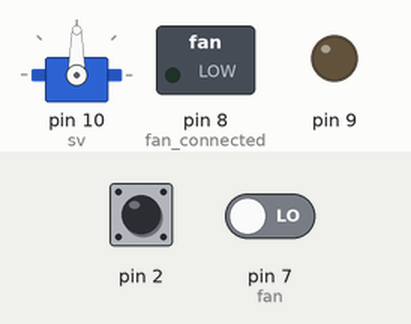
Recording of a sketch running on a simulated Arduino Uno, built with avr-gcc and run on an emulated ATmega328P. Parts: servo, switched loads named in the sketch (green lamp = pin HIGH), output pins drawn as LEDs (lit = HIGH). The inputs (shaded band) are chosen by the test bench; at power-on: pin 7 (fan) LOW, pin 2 LOW.

Above: at 1.2 s.
1.3 s: pin 7 (fan) driven HIGH
At 2.5 s:
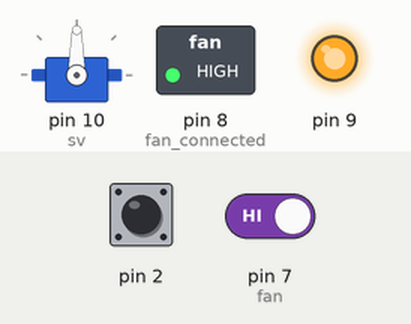
2.8 s: pin 7 (fan) driven LOW
At 3.7 s:
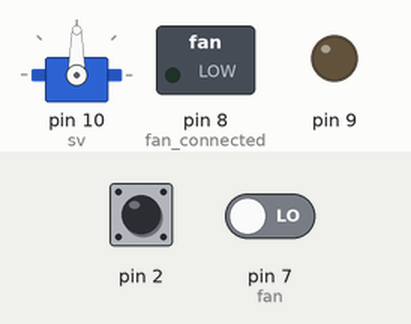
4.3 s: pin 2 pulsed HIGH 2 times (0.12 s each, 0.3 s apart)
At 5.9 s:
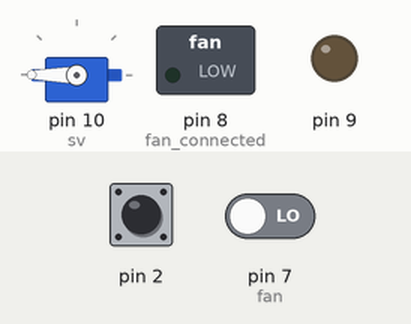
6.4 s: pin 7 (fan) driven HIGH
At 7.6 s:
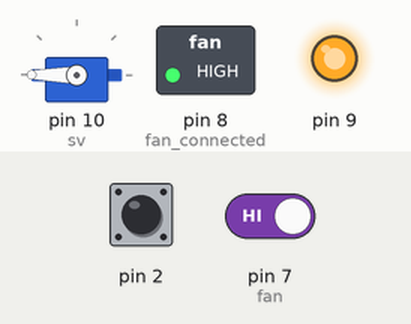
7.9 s: pin 2 driven HIGH
At 8.8 s:
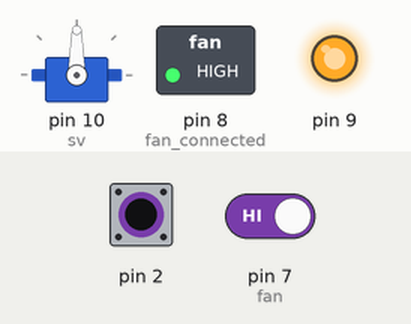
Timing chart, 0 to 10.4 s (numbered marks = the images above; inputs shaded):
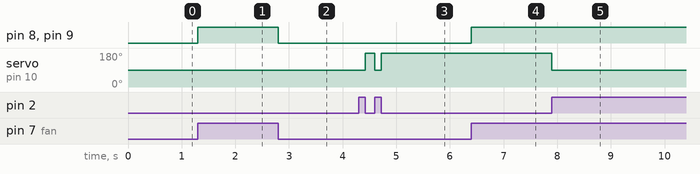

Measured:
- after the input at 1.3 s, pin 8 (fan_connected), pin 9: LOW → HIGH at once
- after the input at 2.8 s, pin 8 (fan_connected), pin 9: HIGH → LOW at once
- after the input at 4.3 s, servo on pin 10 (sv): 90° → 180° after 0.12 s, → 90° 0.18 s later, → 180° 0.12 s later
- after the input at 6.4 s, pin 8 (fan_connected), pin 9: LOW → HIGH at once
- after the input at 7.9 s, servo on pin 10 (sv): 180° → 90° at once

The sketch:

Router_B_station.ino
```cpp
#include <Servo.h>

Servo sv;

//int i=50;

boolean op=false;

void setup()
{
  //pinMode(4,INPUT);//door
  attachInterrupt(digitalPinToInterrupt(2),access,CHANGE);
  pinMode(7,INPUT);//fan
  pinMode(8,OUTPUT);//fan connected
  pinMode(9,OUTPUT);
  //pinMode(10,OUTPUT);
  //canalogWrite(10,50);
  sv.attach(10);//servo
  sv.write(90);
}

void loop()
{
  /*
  //servo
  if(digitalRead(4)==HIGH)
  {
    for(;i>=50;i-=10)
    {
    analogWrite(10,i);
    //sv.write(180);
    delay(10);
    }

  }
  else
  {
    for(;i<=250;i+=10)
    {
      analogWrite(10,i);
       delay(10);
    }
    //sv.write(90);
  }
  */
  //dc
  if(digitalRead(7)==HIGH)
  {
    digitalWrite(8,HIGH);
    analogWrite(9,255);
  }
  else
  {
    digitalWrite(8,LOW);
    analogWrite(9,0);
  }
}

void access()
{
  if(op)
  {
    sv.write(180);
    op=false;
  }
  else
  {
    sv.write(90);
    op=true;
  }
}
```
